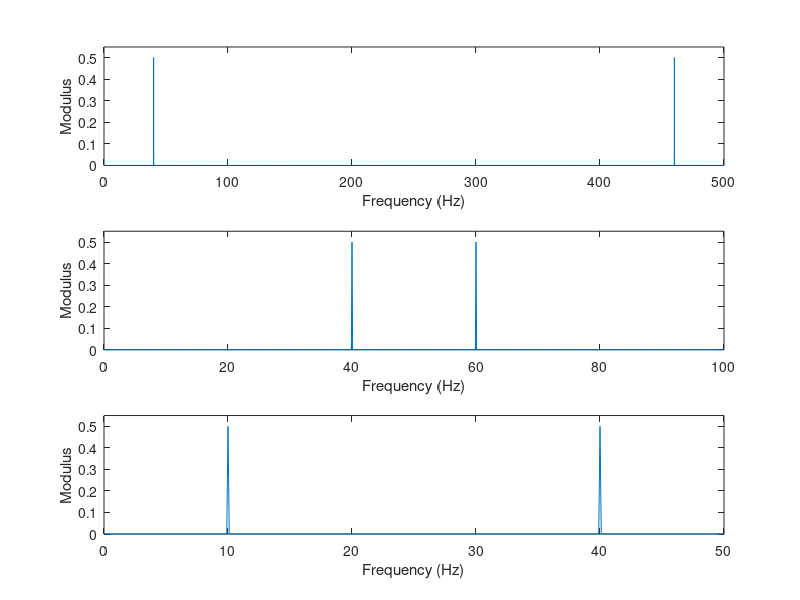

Write the MATLAB code that produced this figure.
clc; clear all; close all;

fs = 500;
T = 10;
t = 0:1/fs:T-1/fs;
p = 40;

x = sin(2*pi*p*t);

x1 = x(1:5:end);
x2 = x(1:10:end);

N = length(x);
N1 = length(x1);
N2 = length(x2);

X = fft(x);
X1 = fft(x1);
X2 = fft(x2);

f = fs*(0:N-1)/N;
f1 = (fs/5)*(0:N1-1)/N1;
f2 = (fs/10)*(0:N2-1)/N2;

subplot(3,1,1);
plot(f, abs(X)/N)
xlabel('Frequency (Hz)');
ylabel('Modulus')
axis([0 500 0 0.55])
subplot(3,1,2);
plot(f1, abs(X1)/N1)
xlabel('Frequency (Hz)');
ylabel('Modulus')
axis([0 100 0 0.55])
subplot(3,1,3);
plot(f2, abs(X2)/N2)
xlabel('Frequency (Hz)');
ylabel('Modulus')
axis([0 50 0 0.55])
